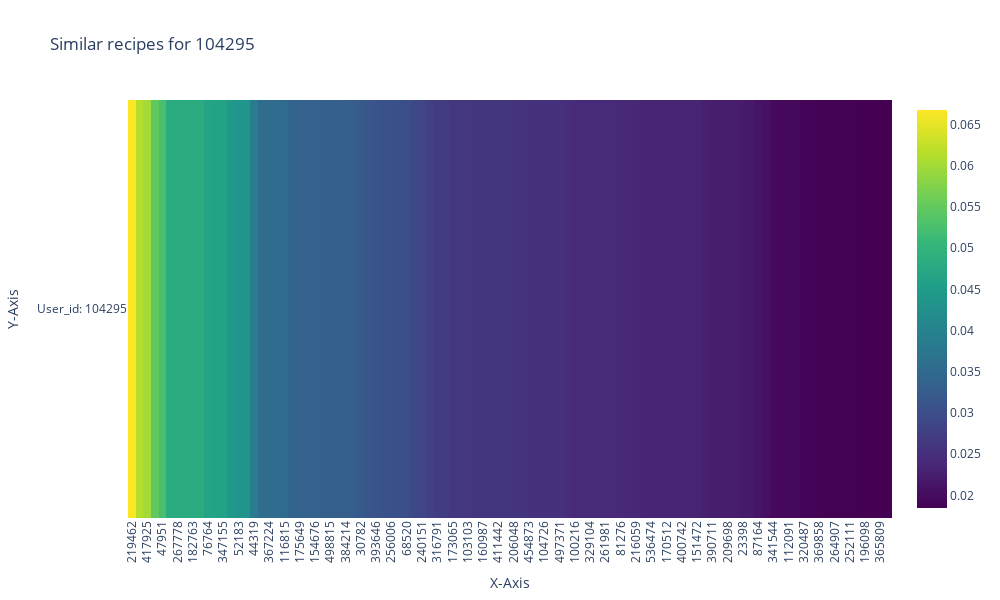

Notebook cell for this chart:
### Markdown cell above
# Heatmap

This heatmap visualizes the simlarities of the top 100 recipes of the given user

### Code cell
obj.display_similar_recipes_heatmap(104295, recommendations[:100])
